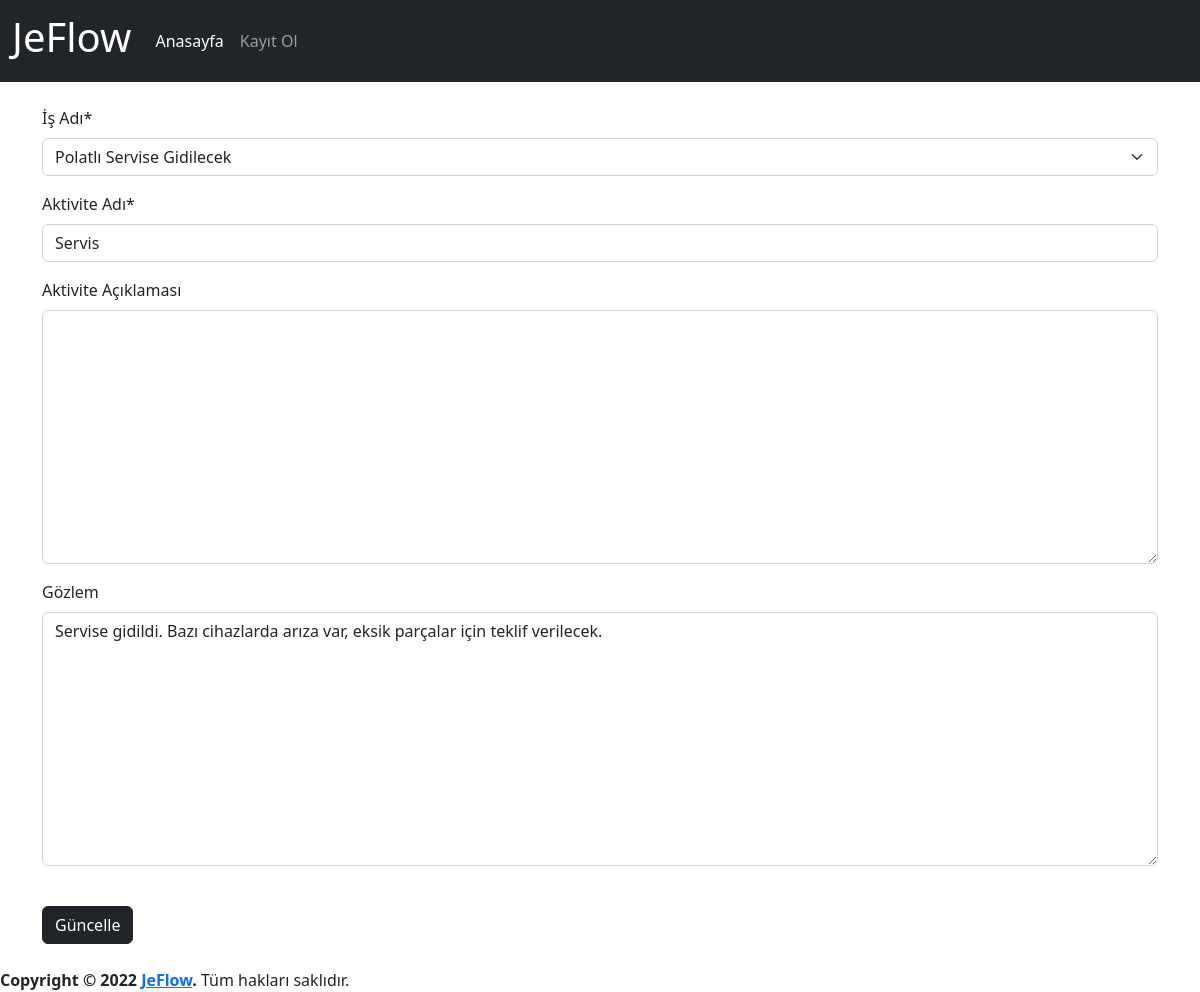
Before: /activity/1 with the older database file.
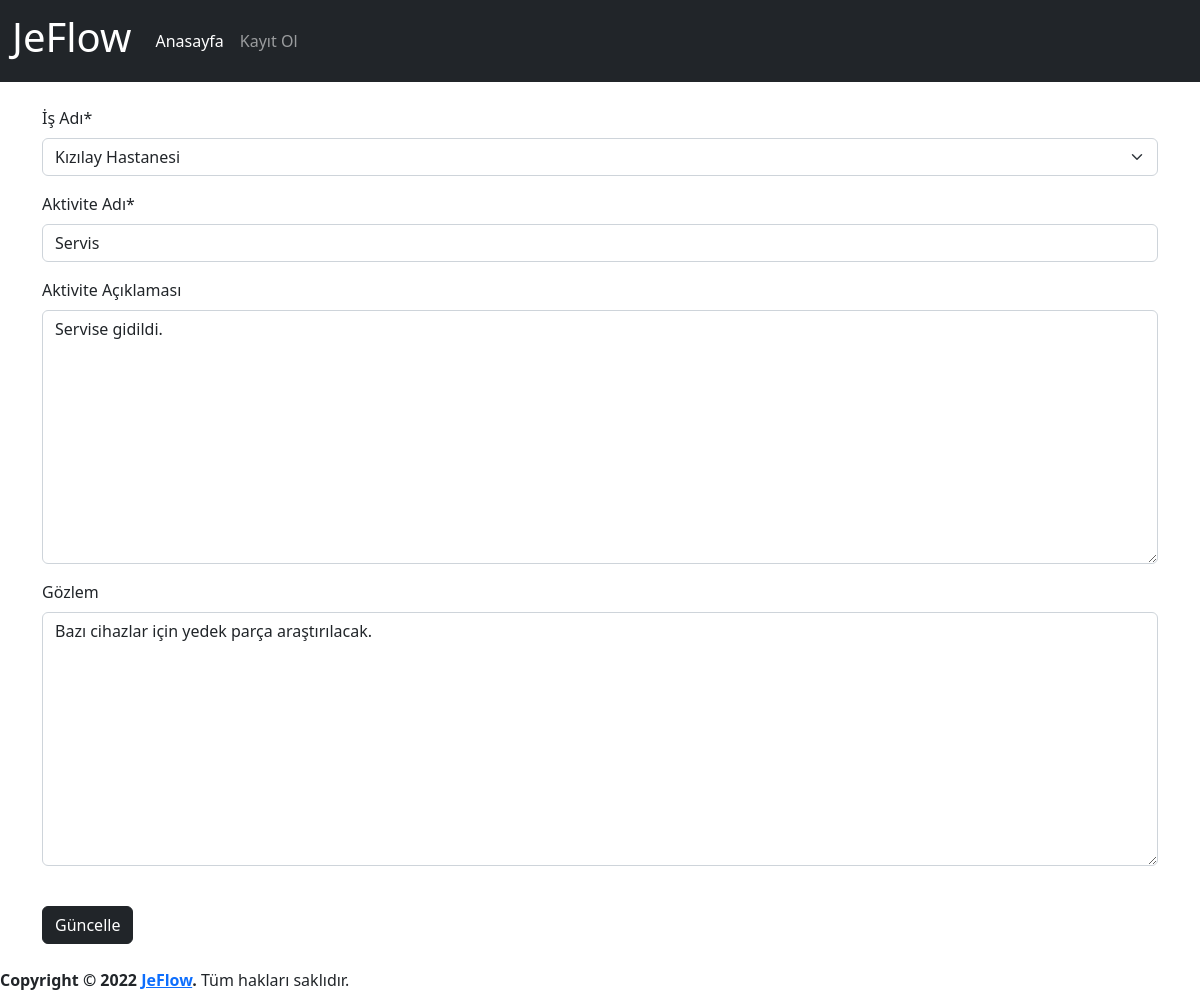
After: the same page with the newer database file.
### app/models.py (models this page shows, shortened)
class Activity(models.Model):
    process=models.ForeignKey(Process,on_delete=models.CASCADE,verbose_name='İş Adı')
    name=models.CharField(max_length=500,verbose_name='Aktivite Adı')
    description=models.TextField(verbose_name='Aktivite Açıklaması', blank=True,null=True)
    observation=models.TextField(verbose_name='Gözlem', blank=True,null=True)
    created_date=models.DateTimeField(auto_now_add=True, verbose_name='Oluşturulma Tarihi')
    user=models.ForeignKey(User,on_delete=models.CASCADE,verbose_name='Kullanıcı', blank=True, null=True)
    class Meta:
        verbose_name='Aktive'
        verbose_name_plural='Aktiviteler'

### app/views.py (the view, shortened to what this page needs)
# urls.py: path('activity/<int:activity_id>', views.activity_detail, name='activity_detail'),
def activity_detail(request,activity_id):
    activity=get_object_or_404(Activity,pk=activity_id)
    activity_form=ActivityForm(instance=activity)
    context={
        'activity_form':activity_form,
        'activity':activity
    }
    return render(request,'app/activity_detail.html',context)

### app/forms.py
class ActivityForm(forms.ModelForm):
    class Meta:
        model=Activity
        fields=('process','name','description','observation')

### app/models.py (called while the page is built)
    def __str__(self):
        return self.name # + ' - ' + self.created_date.strftime("%d.%m.%Y, %H:%M:%S")

### templates/app/activity_detail.html (shortened to what this page needs)
{% extends 'layout.html' %}
{% load humanize %}
{% block content %}
{% load crispy_forms_tags %}
<div class="row">
    <form action="{% url 'activity_detail' activity.id %}" method="POST">
        {{activity_form|crispy}}
        <button class="btn btn-dark my-4" type="submit">Güncelle</button>
    </form>
</div>
{% endblock %}

Changed rows visible on the page:
changed Activity: process "Polatlı Servise Gidilecek" → "Kızılay Hastanesi"; description (not shown) → "Servise gidildi."; observation "Servise gidildi. Bazı cihazlarda arıza var, eksik parçalar için teklif verilecek." → "Bazı cihazlar için yedek parça araştırılacak."
